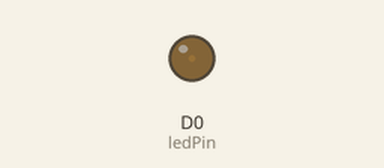
This sketch was run on a simulated ESP8266 (NodeMCU). Shown: output pins drawn as LEDs (lit = HIGH).

Above: at 0.05 s.
At 0.95 s:
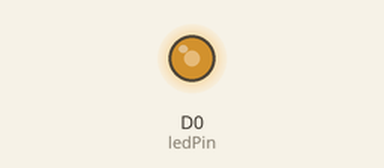
At 1.4 s:
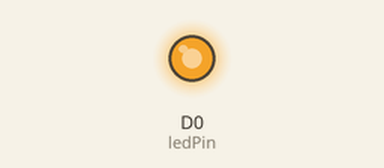
At 2.75 s:
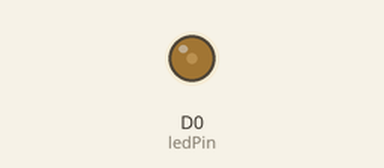
Timing chart, 0 to 7.0 s (numbered marks = the images above):
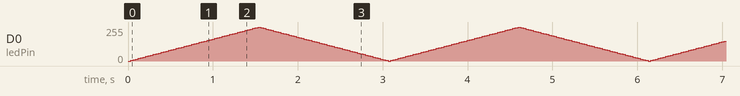

The sketch:

analogWrite.ino
```cpp
int ledPin = D0;
int brightness = 0;
int fadeAmount = 5;

void setup() {
  pinMode(ledPin, OUTPUT);
}

void loop() {
  analogWrite(ledPin, brightness);

  brightness = brightness + fadeAmount;

  if (brightness == 0 || brightness == 255) {
    fadeAmount = -fadeAmount;
  }

  delay(30);
}
```

photoresistor.ino
```cpp

```
